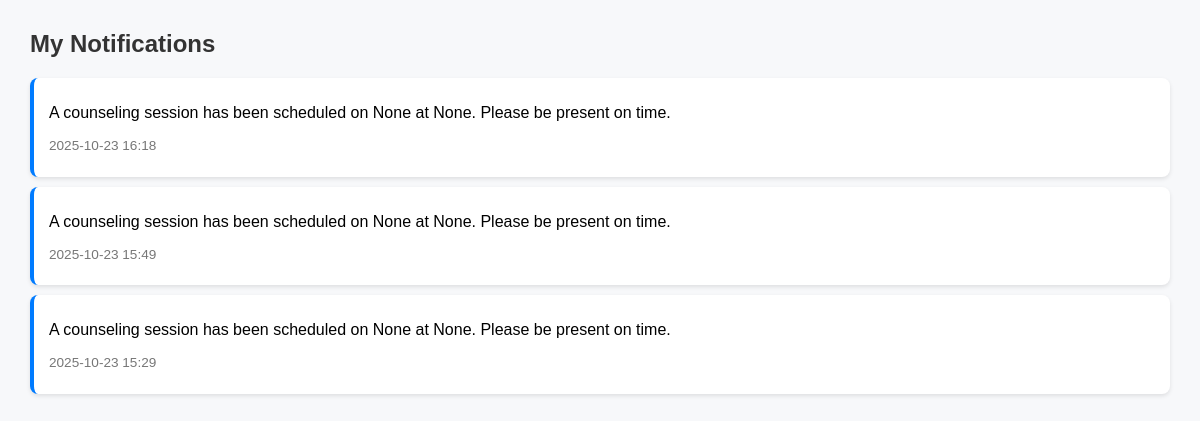
/api/students/notifications/ (signed in), run on an earlier commit of the app's database.
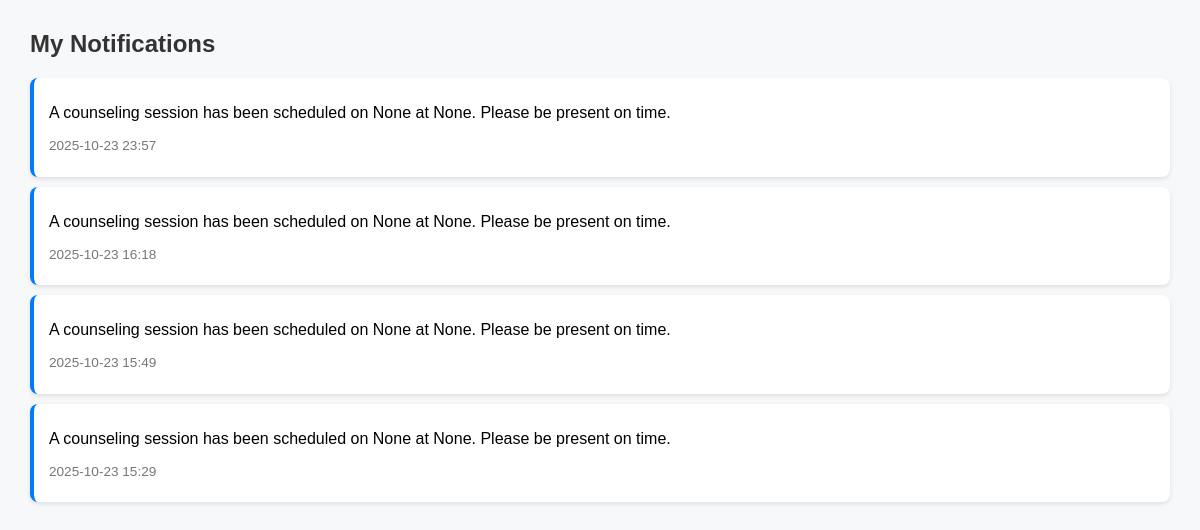
And on a later commit of the database.
### students/models.py (models this page shows, shortened)
class StudentNotification(models.Model):
    student = models.ForeignKey("Student", on_delete=models.CASCADE, related_name="notifications")
    message = models.TextField()
    created_at = models.DateTimeField(auto_now_add=True)
    read = models.BooleanField(default=False)

### students/views.py (the view)
# urls.py: path('notifications/', views.student_notifications, name='student_notifications'),
@login_required
def student_notifications(request):
    student = request.user.student  # if user is logged in as student
    notifications = StudentNotification.objects.filter(student=student).order_by('-created_at')
    return render(request, "students/notifications.html", {"notifications": notifications})

### students/context_processors.py (called while the page is built)
def unread_notifications(request):
    if request.user.is_authenticated and hasattr(request.user, 'student'):
        return {
            'unread_count': request.user.student.notifications.filter(read=False).count()
        }
    return {'unread_count': 0}

### students/templates/students/notifications.html (shortened to what this page needs)
<!DOCTYPE html>
<html>
<head>
</head>
<body>
  <h2>My Notifications</h2>
  {% for n in notifications %}
    <div class="notif {% if not n.read %}unread{% endif %}">
      <p>{{ n.message }}</p>
      <p class="time">{{ n.created_at|date:"Y-m-d H:i" }}</p>
    </div>
  {% empty %}
    <p>No notifications yet.</p>
  {% endfor %}
</body>
</html>

What changed in the data, as far as the page shows it:
added StudentNotification: message "A counseling session has been scheduled on None at None. Please be present on time.", created_at "2025-10-23 23:57"
